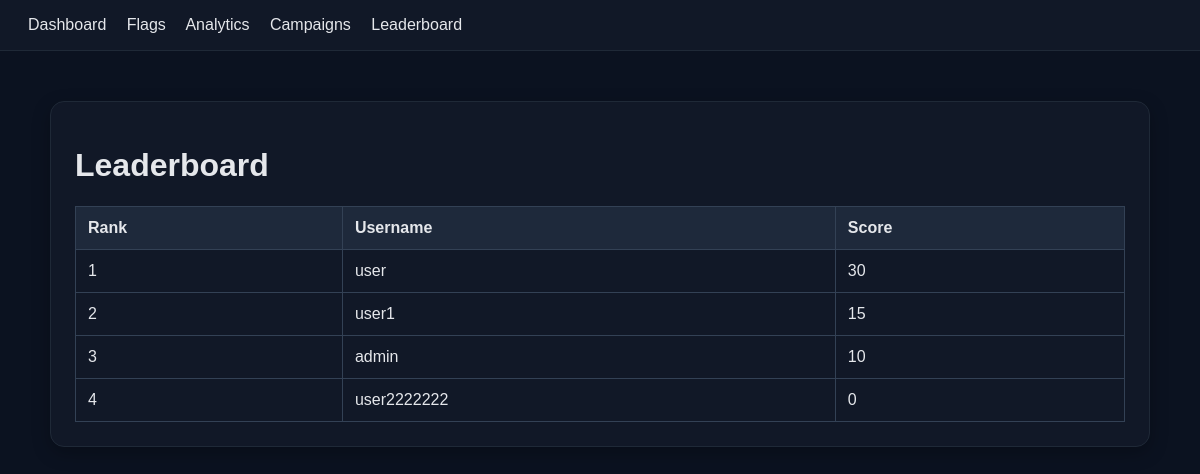
/leaderboard, run on an earlier commit of the app's database.
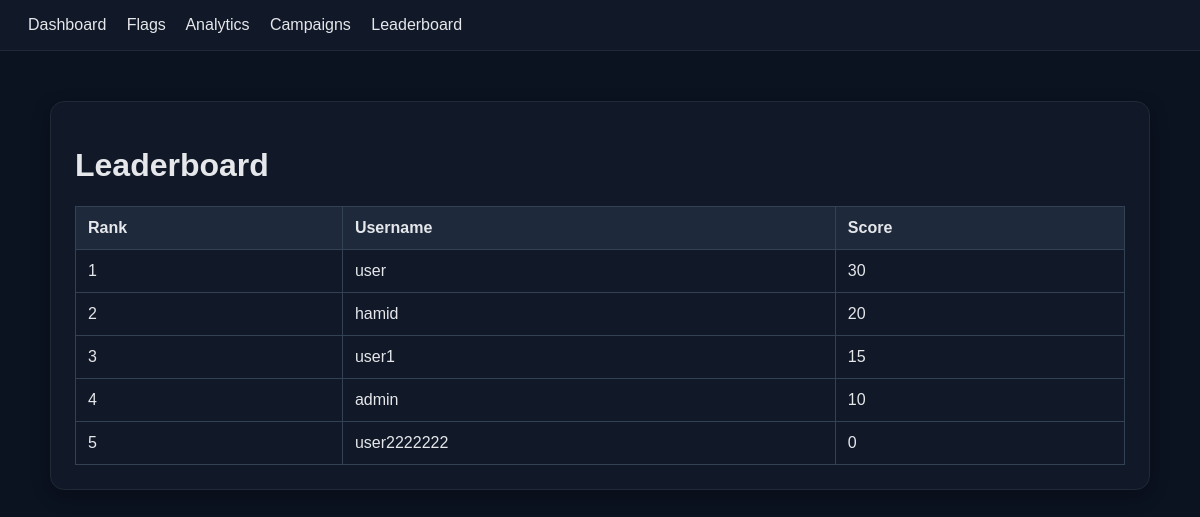
And on a later commit of the database.
### tables this page shows
CREATE TABLE users (
        id INTEGER PRIMARY KEY AUTOINCREMENT,
        username TEXT UNIQUE NOT NULL,
        score INTEGER DEFAULT 0
    );

### app.py (the view)
@app.route("/leaderboard")
def leaderboard():
    conn = get_db_connection()
    cursor = conn.cursor()
    cursor.execute("SELECT username, score FROM users ORDER BY score DESC, username ASC")
    users = cursor.fetchall()
    conn.close()
    return render_template("leaderboard.html", users=users)

### app.py (called while the page is built, shortened)
def seed_comments():
    conn = sqlite3.connect(DB_NAME)
    cursor = conn.cursor()
    cursor.execute("SELECT COUNT(*) FROM stored_comments")
    count = cursor.fetchone()[0]
    conn.close()

def get_db_connection():
    init_db()
    seed_comments()
    conn = sqlite3.connect(DB_NAME)
    conn.row_factory = sqlite3.Row
    return conn

### templates/leaderboard.html
{% extends "base.html" %}
{% block content %}
<div class="card">
    <h1>Leaderboard</h1>
    <table>
        <thead>
            <tr>
                <th>Rank</th>
                <th>Username</th>
                <th>Score</th>
            </tr>
        </thead>
        <tbody>
            {% for user in users %}
            <tr>
                <td>{{ loop.index }}</td>
                <td>{{ user.username }}</td>
                <td>{{ user.score }}</td>
            </tr>
            {% endfor %}
        </tbody>
    </table>
</div>
{% endblock %}

What changed in the data, as far as the page shows it:
added users: username "hamid", score "20"
